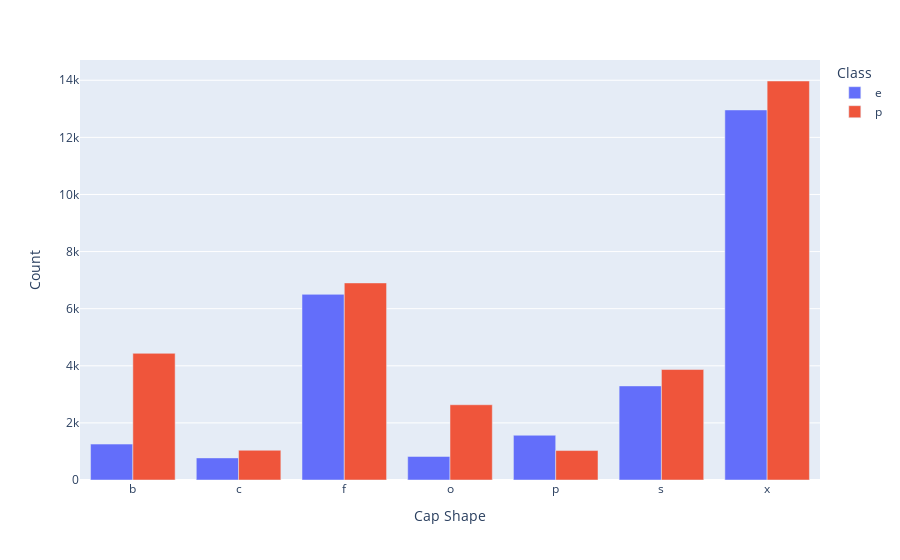

Notebook code for this chart:
### Code cell
# lets visualize the data for cap

capShapedf = df[['class', 'cap-shape']].groupby(['cap-shape', 'class']).size().reset_index(name='Count')

fig = px.bar(capShapedf, x='cap-shape', y='Count', color='class', barmode='group',
            labels={'cap-shape': 'Cap Shape', 'Count': 'Count', 'class': 'Class'})

fig.show()

### Figure 1 — Plotly figure (JSON) as saved in the notebook; plotly's stock layout.template omitted (floating-point values rounded to 4 significant figures)
{"data": [{"alignmentgroup": "True", "hovertemplate": "Class=e<br>Cap Shape=%{x}<br>Count=%{y}<extra></extra>", "legendgroup": "e", "marker": {"color": "#636efa", "pattern": {"shape": ""}}, "name": "e", "offsetgroup": "e", "orientation": "v", "showlegend": true, "textposition": "auto", "type": "bar", "x": ["b", "c", "f", "o", "p", "s", "x"], "xaxis": "x", "y": [1258, 774, 6502, 825, 1567, 3295, 12960], "yaxis": "y"}, {"alignmentgroup": "True", "hovertemplate": "Class=p<br>Cap Shape=%{x}<br>Count=%{y}<extra></extra>", "legendgroup": "p", "marker": {"color": "#EF553B", "pattern": {"shape": ""}}, "name": "p", "offsetgroup": "p", "orientation": "v", "showlegend": true, "textposition": "auto", "type": "bar", "x": ["b", "c", "f", "o", "p", "s", "x"], "xaxis": "x", "y": [4436, 1041, 6902, 2635, 1031, 3869, 13974], "yaxis": "y"}], "layout": {"barmode": "group", "legend": {"title": {"text": "Class"}, "tracegroupgap": 0}, "margin": {"t": 60}, "xaxis": {"anchor": "y", "domain": [0, 1], "title": {"text": "Cap Shape"}}, "yaxis": {"anchor": "x", "domain": [0, 1], "title": {"text": "Count"}}}}
